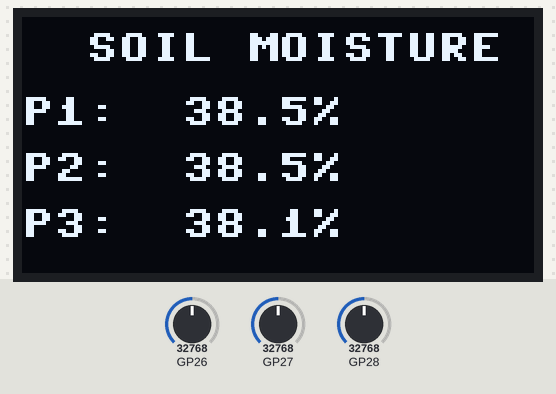
Bench run of a program on a simulated Raspberry Pi Pico running MicroPython. Parts: 128×64 one-colour display. The inputs (shaded band) are chosen by the test bench; at power-on: GP26 = 32768, GP27 = 32768, GP28 = 32768 (analog values on the 0–65535 scale). What the program prints to the serial console is not drawn.

Above: at 1.2 s.
1.3 s: GP26 set to 45874
At 2.6 s:
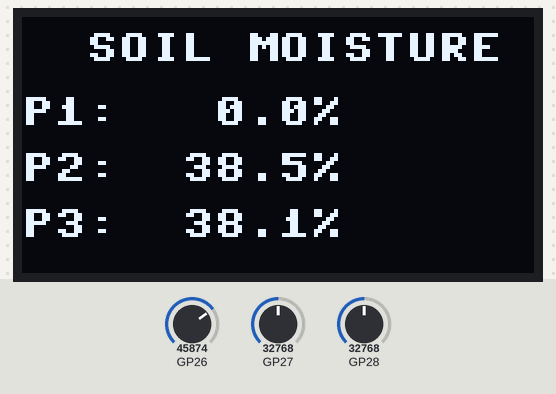
3.6 s: GP27 set to 45874
At 4.7 s:
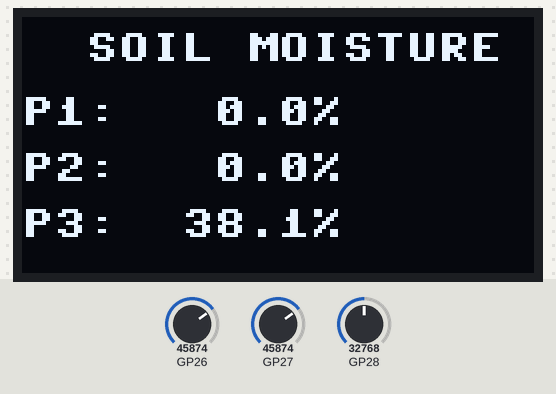
5.7 s: GP28 set to 45874
At 6.9 s:
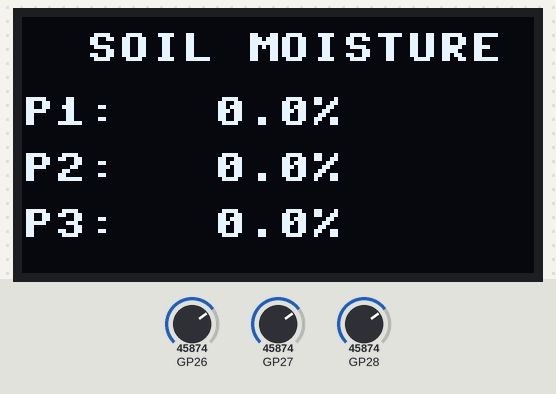
7.7 s: GP26 set to 32767
At 9.1 s:
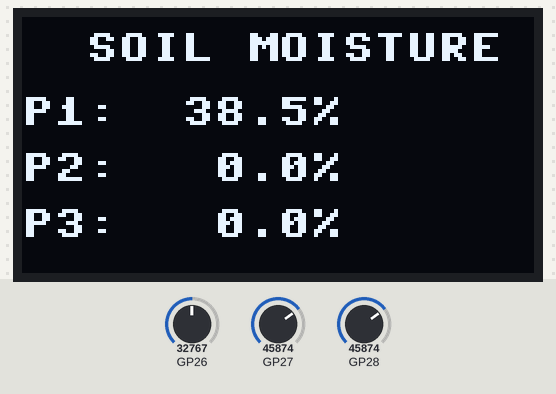
9.8 s: GP27 set to 32767
At 11.3 s:
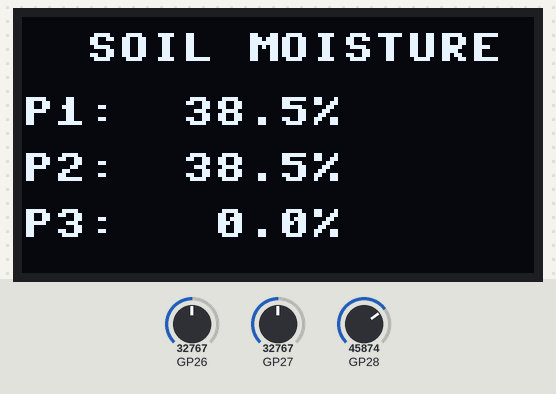
11.8 s: GP28 set to 19660
At 13.5 s:
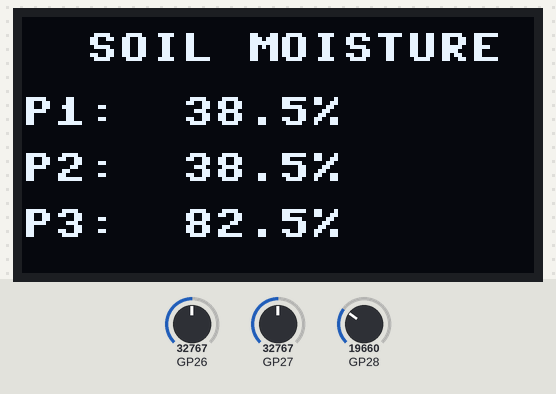
Timing chart, 0 to 14.9 s (numbered marks = the images above; inputs shaded):
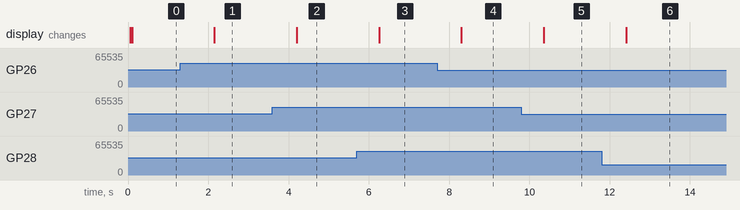

The program:

main.py
```python
# This module uses Micropython and needs to be set-up on the Raspberry Pico
# board, to read values from capacitive soil moisture sensors (v1.2).
import gc
import json
import time

from machine import ADC, I2C, WDT, Pin
from ssd1306 import SSD1306_I2C

# Configuration
POLLING_INTERVAL_SEC = 2
# Samples averaged per reading, the capacitive probes and the RP2040 ADC are
# both noisy on a single conversion
ADC_SAMPLES = 16

# Display configuration
DISPLAY_WIDTH = 128
DISPLAY_HEIGHT = 64
DISPLAY_I2C_FREQ = 200000
# Yellow zone: 0-15, Blue zone: 16-63
DISPLAY_HEADER_Y = 4
DISPLAY_VALUES_START_Y = 20
DISPLAY_VALUES_LINE_HEIGHT = 14


class Plant:
    def __init__(self, name, adc_pin, calibration):
        self.name = name
        self.pin = adc_pin
        self.cal = calibration

    @property
    def id(self):
        return self.name.split("-")[-1]


class Calibration:
    def __init__(self, cmin, cmax):
        self.min = cmin
        self.max = cmax

    @property
    def diff(self):
        return self.max - self.min


# After some testing, it seems calibration changes from device to device,
# so I've calibrated them independently to ensure we get the most sensible
# readings.
plants = (
    Plant("plant-1", ADC(Pin(26)), Calibration(15600, 43500)),
    Plant("plant-2", ADC(Pin(27)), Calibration(15600, 43500)),
    Plant("plant-3", ADC(Pin(28)), Calibration(14500, 44000)),
)


class Display(SSD1306_I2C):
    def clear(self):
        self.fill(0)

    def render(self, readings):
        """Render readings with yellow header and blue values."""
        self.clear()
        # Yellow zone: Header
        self.text("SOIL MOISTURE", 16, DISPLAY_HEADER_Y)
        # Blue zone: Plant readings
        y_pos = DISPLAY_VALUES_START_Y
        for plant in plants:
            pct = readings[plant.name]["pct"]
            self.text(f"P{plant.id}: {pct:5.1f}%", 0, y_pos)
            y_pos += DISPLAY_VALUES_LINE_HEIGHT
        self.show()


def read_moisture(plant):
    """Read moisture level from a plant sensor, clamped to 0-100%."""
    raw = sum(plant.pin.read_u16() for _ in range(ADC_SAMPLES)) // ADC_SAMPLES
    pct = round((plant.cal.max - raw) * 100 / plant.cal.diff, 1)
    return {"pct": max(0, min(100, pct)), "raw": raw}


def init_display():
    """Initialize display, return None if not available."""
    try:
        i2c = I2C(0, scl=Pin(1), sda=Pin(0), freq=DISPLAY_I2C_FREQ)
        return Display(DISPLAY_WIDTH, DISPLAY_HEIGHT, i2c)
    except OSError:
        return None


def update_display(display, readings):
    """Update display with current readings."""
    if display is None:
        return
    try:
        display.render(readings)
    except OSError:
        pass


def main():
    """Main loop for reading sensors and sending data via USB serial."""
    # Watchdog first, so a hung I2C bus during display init still resets
    wdt = WDT(timeout=8000)
    display = init_display()
    readings = {plant.name: {"pct": 0, "raw": 0} for plant in plants}

    while True:
        for plant in plants:
            readings[plant.name] = read_moisture(plant)

        update_display(display, readings)

        # Send JSON over USB serial (stdout)
        print(json.dumps(readings))

        time.sleep(POLLING_INTERVAL_SEC)
        gc.collect()
        wdt.feed()


main()
```

Measured:
- after the input at 1.3 s, the display: changes after 0.85 s (image 1)
- after the input at 3.6 s, the display: changes after 0.60 s (image 2)
- after the input at 5.7 s, the display: changes after 0.56 s (image 3)
- after the input at 7.7 s, the display: changes after 0.61 s (image 4)
- after the input at 9.8 s, the display: changes after 0.56 s (image 5)
- after the input at 11.8 s, the display: changes after 0.61 s (image 6)
